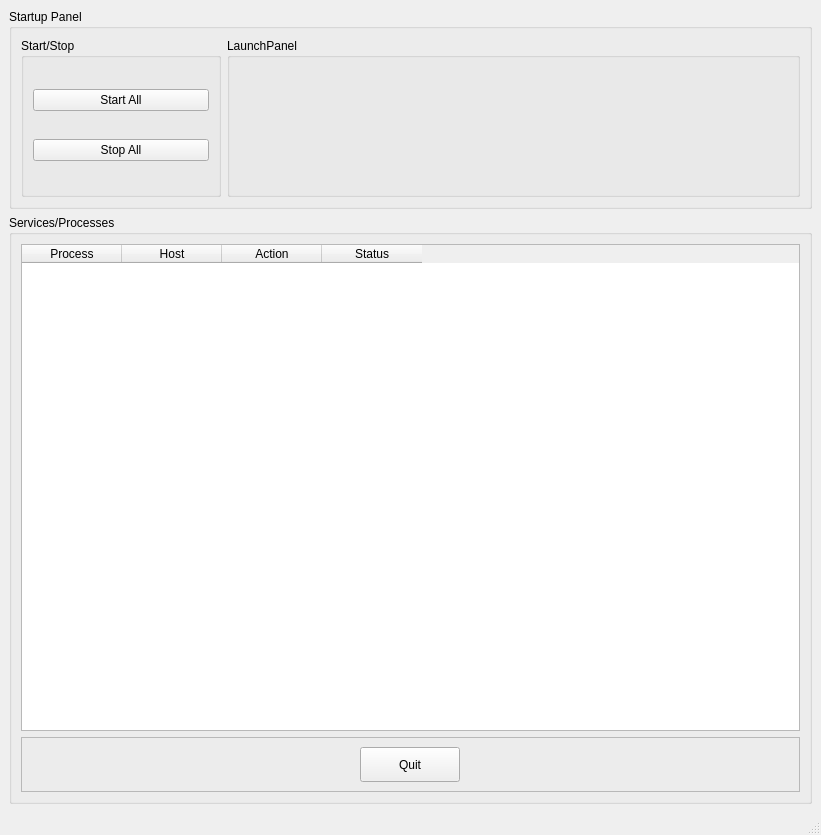
<?xml version="1.0" encoding="UTF-8"?>
<ui version="4.0">
 <class>StartupPanelBase</class>
 <widget class="QMainWindow" name="StartupPanelBase">
  <property name="geometry">
   <rect>
    <x>0</x>
    <y>0</y>
    <width>821</width>
    <height>835</height>
   </rect>
  </property>
  <property name="windowTitle">
   <string>MainWindow</string>
  </property>
  <widget class="QWidget" name="centralwidget">
   <layout class="QVBoxLayout" name="verticalLayout">
    <item>
     <widget class="QGroupBox" name="startupPanelGB">
      <property name="maximumSize">
       <size>
        <width>16777215</width>
        <height>200</height>
       </size>
      </property>
      <property name="title">
       <string>Startup Panel</string>
      </property>
      <layout class="QHBoxLayout" name="horizontalLayout">
       <item>
        <widget class="QGroupBox" name="startstopGB">
         <property name="maximumSize">
          <size>
           <width>200</width>
           <height>16777215</height>
          </size>
         </property>
         <property name="title">
          <string>Start/Stop</string>
         </property>
         <layout class="QVBoxLayout" name="verticalLayout_3">
          <item>
           <widget class="QPushButton" name="startAllB">
            <property name="text">
             <string>Start All</string>
            </property>
           </widget>
          </item>
          <item>
           <widget class="QPushButton" name="stopAllB">
            <property name="text">
             <string>Stop All</string>
            </property>
           </widget>
          </item>
         </layout>
        </widget>
       </item>
       <item>
        <widget class="QGroupBox" name="launchPanelGB">
         <property name="title">
          <string>LaunchPanel</string>
         </property>
         <layout class="QVBoxLayout" name="verticalLayout_4"/>
        </widget>
       </item>
      </layout>
     </widget>
    </item>
    <item>
     <widget class="QGroupBox" name="servicesGB">
      <property name="title">
       <string>Services/Processes </string>
      </property>
      <layout class="QVBoxLayout" name="verticalLayout_2">
       <item>
        <widget class="QTableWidget" name="servicesListTable">
         <property name="sizePolicy">
          <sizepolicy hsizetype="Minimum" vsizetype="Minimum">
           <horstretch>0</horstretch>
           <verstretch>0</verstretch>
          </sizepolicy>
         </property>
         <property name="maximumSize">
          <size>
           <width>16777215</width>
           <height>5000</height>
          </size>
         </property>
         <property name="editTriggers">
          <set>QAbstractItemView::NoEditTriggers</set>
         </property>
         <column>
          <property name="text">
           <string>Process</string>
          </property>
         </column>
         <column>
          <property name="text">
           <string>Host</string>
          </property>
         </column>
         <column>
          <property name="text">
           <string>Action</string>
          </property>
         </column>
         <column>
          <property name="text">
           <string>Status</string>
          </property>
         </column>
        </widget>
       </item>
       <item>
        <widget class="QFrame" name="frame">
         <property name="maximumSize">
          <size>
           <width>16666</width>
           <height>55</height>
          </size>
         </property>
         <property name="frameShape">
          <enum>QFrame::StyledPanel</enum>
         </property>
         <property name="frameShadow">
          <enum>QFrame::Raised</enum>
         </property>
         <layout class="QGridLayout" name="gridLayout">
          <item row="0" column="0">
           <widget class="QPushButton" name="quitButton">
            <property name="enabled">
             <bool>true</bool>
            </property>
            <property name="sizePolicy">
             <sizepolicy hsizetype="Minimum" vsizetype="Minimum">
              <horstretch>0</horstretch>
              <verstretch>0</verstretch>
             </sizepolicy>
            </property>
            <property name="maximumSize">
             <size>
              <width>100</width>
              <height>40</height>
             </size>
            </property>
            <property name="layoutDirection">
             <enum>Qt::LeftToRight</enum>
            </property>
            <property name="text">
             <string>Quit</string>
            </property>
           </widget>
          </item>
         </layout>
        </widget>
       </item>
      </layout>
     </widget>
    </item>
   </layout>
  </widget>
  <widget class="QMenuBar" name="menubar">
   <property name="geometry">
    <rect>
     <x>0</x>
     <y>0</y>
     <width>821</width>
     <height>27</height>
    </rect>
   </property>
  </widget>
  <widget class="QStatusBar" name="statusbar"/>
 </widget>
 <resources/>
 <connections/>
 <slots>
  <slot>quitApp()</slot>
 </slots>
</ui>
